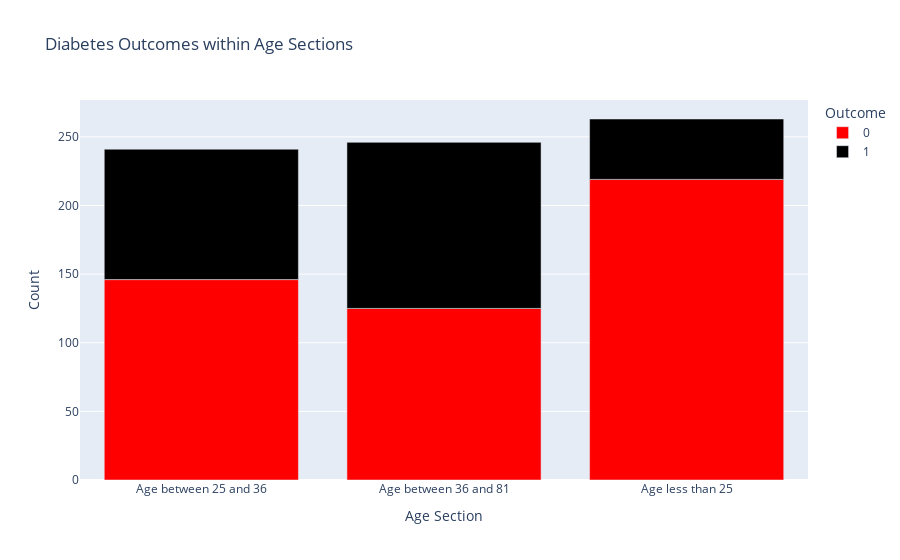

Notebook code cell kept with this figure:
### Code cell
# Defining a function to categorize age into different sections sections
def age_col(age):
    if age <= 25: return 'Age less than 25'
    elif 25 < age <= 36: return 'Age between 25 and 36'
    elif 36< age <= 81: return 'Age between 36 and 81'
# Creating a new age section column
dataset['Age_Section'] = dataset['Age'].apply(age_col)
# Grouping and Calculating counts
age_outcome_counts = dataset.groupby(['Age_Section', 'Outcome']).size().reset_index(name='Count')
# Bar chart creation and Display
figure = px.bar(age_outcome_counts, x='Age_Section', y='Count', color='Outcome',
             title='Diabetes Outcomes within Age Sections',
             labels={"Age_Section": "Age Section"},
             color_discrete_map={'0': 'red', '1': 'black'})
figure.show()

### Figure 1 — Plotly figure (JSON) as saved in the notebook; plotly's stock layout.template omitted (floating-point values rounded to 4 significant figures)
{"data": [{"alignmentgroup": "True", "hovertemplate": "Outcome=0<br>Age Section=%{x}<br>Count=%{y}<extra></extra>", "legendgroup": "0", "marker": {"color": "red", "pattern": {"shape": ""}}, "name": "0", "offsetgroup": "0", "orientation": "v", "showlegend": true, "textposition": "auto", "type": "bar", "x": ["Age between 25 and 36", "Age between 36 and 81", "Age less than 25"], "xaxis": "x", "y": [146, 125, 219], "yaxis": "y"}, {"alignmentgroup": "True", "hovertemplate": "Outcome=1<br>Age Section=%{x}<br>Count=%{y}<extra></extra>", "legendgroup": "1", "marker": {"color": "black", "pattern": {"shape": ""}}, "name": "1", "offsetgroup": "1", "orientation": "v", "showlegend": true, "textposition": "auto", "type": "bar", "x": ["Age between 25 and 36", "Age between 36 and 81", "Age less than 25"], "xaxis": "x", "y": [95, 121, 44], "yaxis": "y"}], "layout": {"autosize": true, "barmode": "relative", "legend": {"title": {"text": "Outcome"}, "tracegroupgap": 0}, "title": {"text": "Diabetes Outcomes within Age Sections"}, "xaxis": {"anchor": "y", "autorange": true, "domain": [0, 1], "range": [-0.5, 2.5], "title": {"text": "Age Section"}, "type": "category"}, "yaxis": {"anchor": "x", "autorange": true, "domain": [0, 1], "range": [0, 276.8], "title": {"text": "Count"}, "type": "linear"}}}
